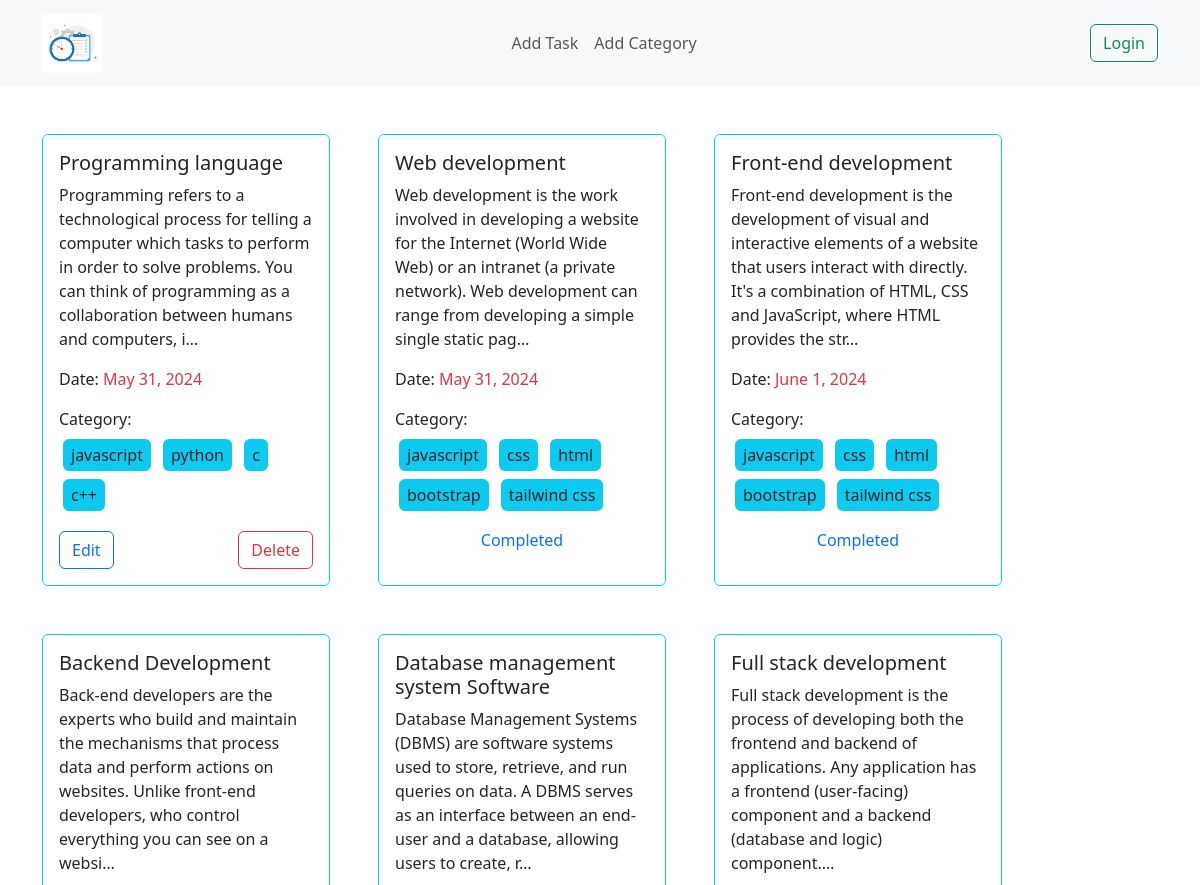
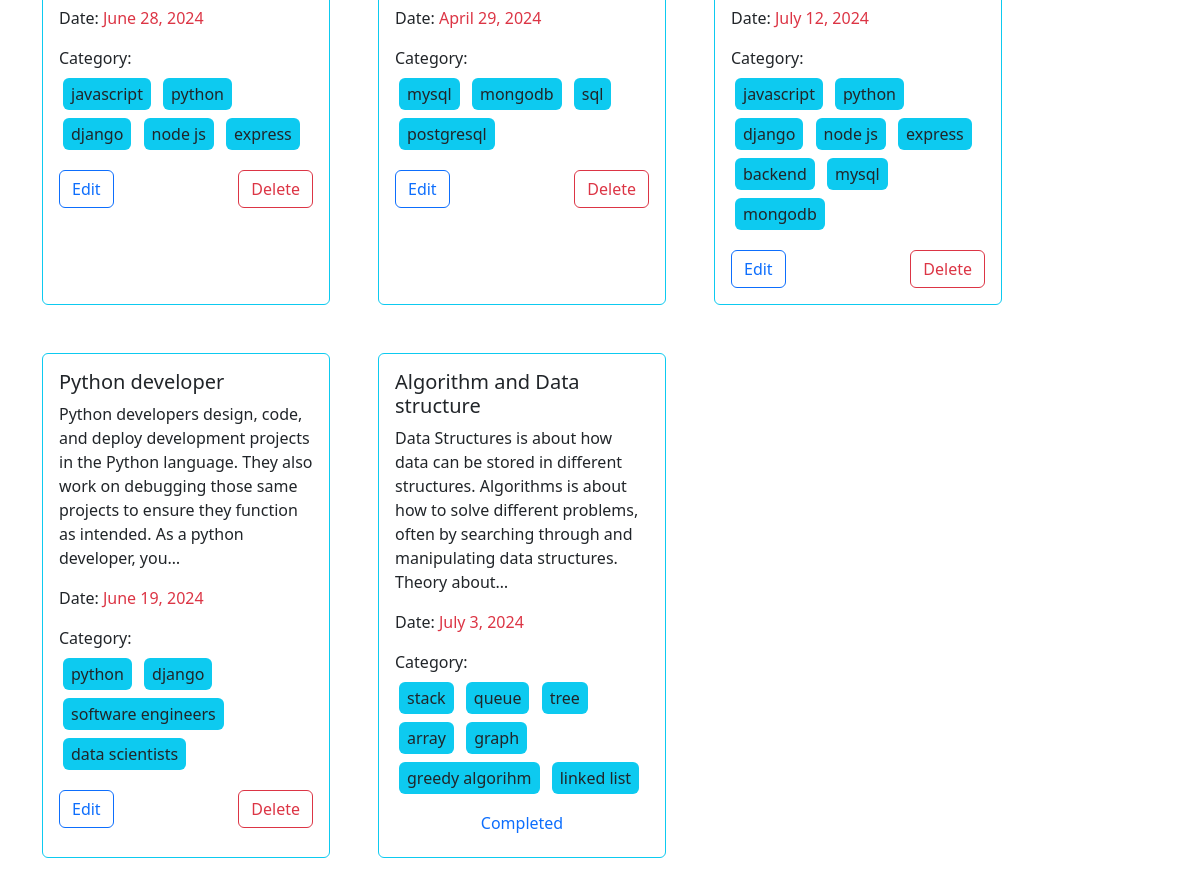
The page / on the database its author committed (2 pictures, top to bottom).
### task/models.py (models this page shows, shortened)
class Task(models.Model):
  title=models.CharField(max_length=150)
  description=models.TextField()
  category=models.ManyToManyField(Category) #many to many relation ships
  date=models.DateField()
  is_complete=models.BooleanField()

### categories/models.py (models this page shows, shortened)
class Category(models.Model):
  name=models.CharField(max_length=150)

### tasks_management/views.py (the view)
# urls.py: 2. Add a URL to urlpatterns:  path('', views.home, name='home')
def home(request):
  tasks=Task.objects.all()
  return render(request,'home.html',{'data':tasks})

### templates/home.html (shortened to what this page needs)
{% extends "base.html" %}
{% block content%}
<div class="container py-5">
  <div class="d-flex flex-wrap gap-5 justify-content-center:""">
    {%for task in data%}
        <div class="card border-info" style="width:18rem;">
          <div class="card-body" >
            <h5 class="card-title">{{task.title}}</h5>
            <p class="card-text">{{task.description | truncatechars:200}}</p>
            <p class="card-text">Date: <span class="text-danger ">{{task.date}}</span></p>
            <div  class="card-text">
              Category:
              <p class='d-felx flex-wrap mt-1'>
                {% for cat in task.category.all %}
              <span class='bg-info border-primary rounded py-1 px-2 m-1 text-lowercase d-inline-block'> {{cat.name}}</span>
              {% endfor %}
              </p>
            </div>
            {% if task.is_complete %}
               <h6 class="card-title text-center text-primary">Completed</h6>
            {% else %}
               <div class='d-flex justify-content-between'>
                      <a href="{% url 'edit_task' task.id %}" class="btn btn-outline-primary">Edit</a>
                      <a href="{% url 'delete_task' task.id %}" class="btn btn-outline-danger">Delete</a>
                  </div>
              {% endif %}
          </div>
        </div>
    {% endfor %}
  </div>
  </div>
{% endblock %}

### rows shown on the page
Task: title "Programming language", description "Programming refers to a technological process for telling a computer which tasks to perform in order to solve problems. You can think of programming as a collaboration between humans and computers, i…", date "May 31, 2024", is_complete "Edit"
Category: name "javascript"
Category: name "python"
Category: name "c"
Category: name "c++"
Task: title "Web development", description "Web development is the work involved in developing a website for the Internet (World Wide Web) or an intranet (a private network). Web development can range from developing a simple single static pag…", date "May 31, 2024", is_complete "Completed"
Category: name "css"
Category: name "html"
Category: name "bootstrap"
Category: name "tailwind css"
Task: title "Front-end development", description "Front-end development is the development of visual and interactive elements of a website that users interact with directly. It's a combination of HTML, CSS and JavaScript, where HTML provides the str…", date "June 1, 2024", is_complete "Completed"
Task: title "Backend Development", description "Back-end developers are the experts who build and maintain the mechanisms that process data and perform actions on websites. Unlike front-end developers, who control everything you can see on a websi…", date "June 28, 2024", is_complete "Edit"
Category: name "django"
Category: name "node js"
Category: name "express"
Task: title "Database management system Software", description "Database Management Systems (DBMS) are software systems used to store, retrieve, and run queries on data. A DBMS serves as an interface between an end-user and a database, allowing users to create, r…", date "April 29, 2024", is_complete "Edit"
Category: name "mysql"
Category: name "mongodb"
Category: name "sql"
Category: name "postgresql"
Task: title "Full stack development", description "Full stack development is the process of developing both the frontend and backend of applications. Any application has a frontend (user-facing) component and a backend (database and logic) component.…", date "July 12, 2024", is_complete "Edit"
Category: name "backend"
Task: title "Python developer", description "Python developers design, code, and deploy development projects in the Python language. They also work on debugging those same projects to ensure they function as intended. As a python developer, you…", date "June 19, 2024", is_complete "Edit"
Category: name "software engineers"
Category: name "data scientists"
Task: title "Algorithm and Data structure", description "Data Structures is about how data can be stored in different structures. Algorithms is about how to solve different problems, often by searching through and manipulating data structures. Theory about…", date "July 3, 2024", is_complete "Completed"
Category: name "stack"
Category: name "queue"
Category: name "tree"
Category: name "array"
Category: name "graph"
Category: name "greedy algorihm"
Category: name "linked list"
